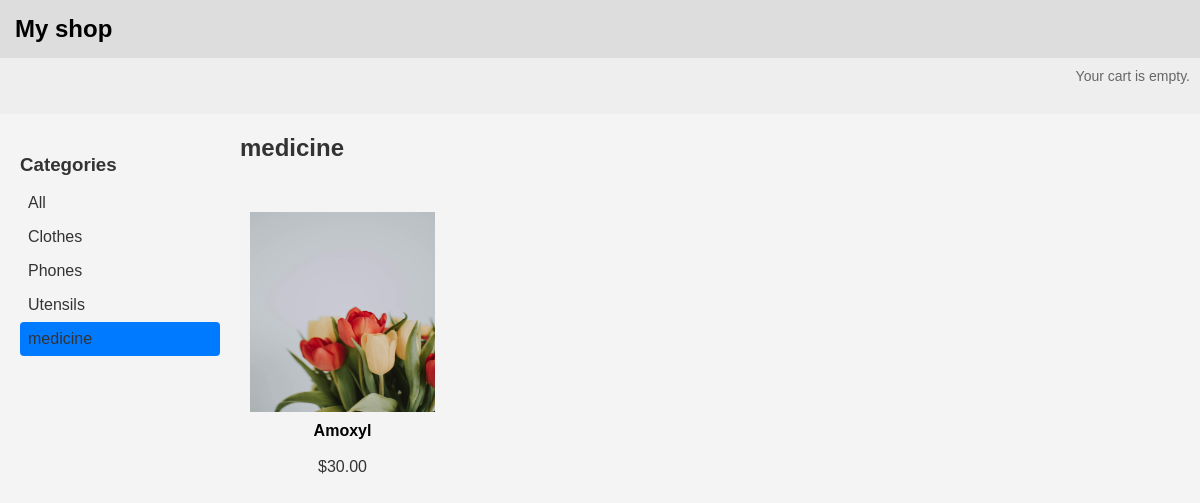
/medicine/, run on the app's committed database.
### shop/models.py (models this page shows, shortened)
class Category(models.Model):
      name = models.CharField(max_length=200,
      db_index=True)
      slug = models.SlugField(max_length=200,
      db_index=True,
      unique=True)
      class Meta:
        ordering = ('name',)
        verbose_name = 'category'
        verbose_name_plural = 'categories'
      def get_absolute_url(self):
        return reverse('shop:product_list_by_category',
                        args=[self.slug])

class Product(models.Model):
    category = models.ForeignKey(Category, related_name='products', on_delete=models.CASCADE)
    name = models.CharField(max_length=200, db_index=True)
    slug = models.SlugField(max_length=200, db_index=True)
    image = models.ImageField(upload_to='products/%Y/%m/%d',
    blank=True)
    description = models.TextField(blank=True)
    price = models.DecimalField(max_digits=10, decimal_places=2)
    stock = models.PositiveIntegerField()
    available = models.BooleanField(default=True)
    created = models.DateTimeField(auto_now_add=True)
    updated = models.DateTimeField(auto_now=True)
    class Meta:
        ordering = ('name',)
        indexes = [
              models.Index(fields=["id", "slug"]),
          ]
    def get_absolute_url(self):
        return reverse('shop:product_detail',
                      args=[self.id, self.slug])

### shop/views.py (the view)
# urls.py: path('', views.product_list, name='product_list'),  # For homepage
def product_list(request, category_slug=None):
 category = None
 categories = Category.objects.all()
 products = Product.objects.filter(available=True)
 if category_slug:
   category = get_object_or_404(Category, slug=category_slug)
   products = products.filter(category=category)
 return render(request,
               'shop/product/list.html',
               {'category': category,
               'categories': categories,
               'products': products})

### shop/templates/shop/product/list.html (shortened to what this page needs)
{% extends "shop/base.html" %}
{% load static %}
{% block content %}
  <div id="sidebar">
    <h3>Categories</h3>
    <ul>
      <li {% if not category %}class="selected"{% endif %}>
        <a href="{% url "shop:product_list" %}">All</a>
      </li>
      {% for c in categories %}
        <li {% if category.slug == c.slug %}class="selected"{% endif  %}>
          <a href="{{ c.get_absolute_url }}">{{ c.name }}</a>
        </li>
      {% endfor %}
    </ul>
  </div>
  <div id="main" class="product-list">
    <h1>{% if category %}{{ category.name }}{% else %}Products{% endif %}</h1>
    {% for product in products %}
      <div class="item">
        <a href="{{ product.get_absolute_url }}">
          <img src="{% if product.image %}{{ product.image.url }}{% else %}{% static 'img/no_image.png' %}{% endif %}" alt="{{ product.name }}">
        </a>
        <a href="{{ product.get_absolute_url }}">{{ product.name }}</a><br>
        ${{ product.price }}
      </div>
    {% endfor %}
  </div>
{% endblock %}

### static/css/base.css (style rules this page uses)
* { margin: 0; padding: 0; box-sizing: border-box; }
body { font-family: 'Arial', sans-serif; background-color: #f4f4f4; color: #333; }
#sidebar { width: 20%; float: left; padding: 20px; }
#sidebar h3 { margin-bottom: 10px; }
#sidebar ul { list-style: none; }
#sidebar li { padding: 8px; cursor: pointer; }
#sidebar a { text-decoration: none; color: #333; font-size: 16px; }
#sidebar .selected { background-color: #007bff; color: white; border-radius: 4px; padding: 8px; }
#main { width: 75%; float: right; }
#main h1 { width: 100%; display: block; font-size: 24px; font-weight: bold; margin-bottom: 15px; text-align: left; clear: both; }
.product-list { display: flex; flex-wrap: wrap; gap: 20px; }
.item { width: calc(25% - 20px); text-align: center; padding: 10px; border-radius: 5px; }
.item img { width: 100%; height: 200px; display: block; margin: 0 auto 10px; }
.item a { text-decoration: none; color: black; font-weight: bold; display: block; margin-top: 5px; }

### data on the page
Category: name "Clothes"
Category: name "Phones"
Category: name "Utensils"
Category: name "medicine"
Product: image (picture), name "Amoxyl", price "30.00"
